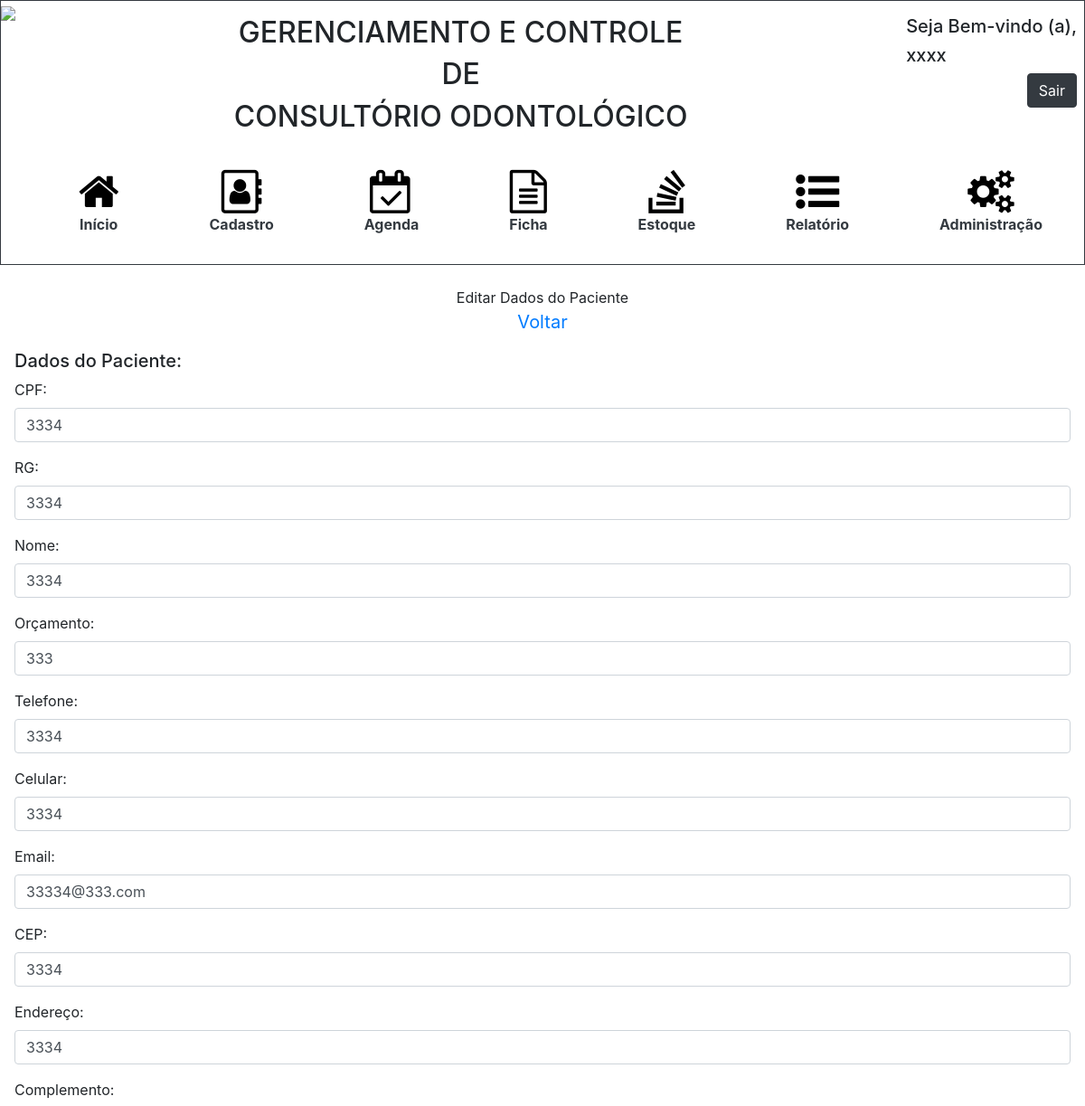
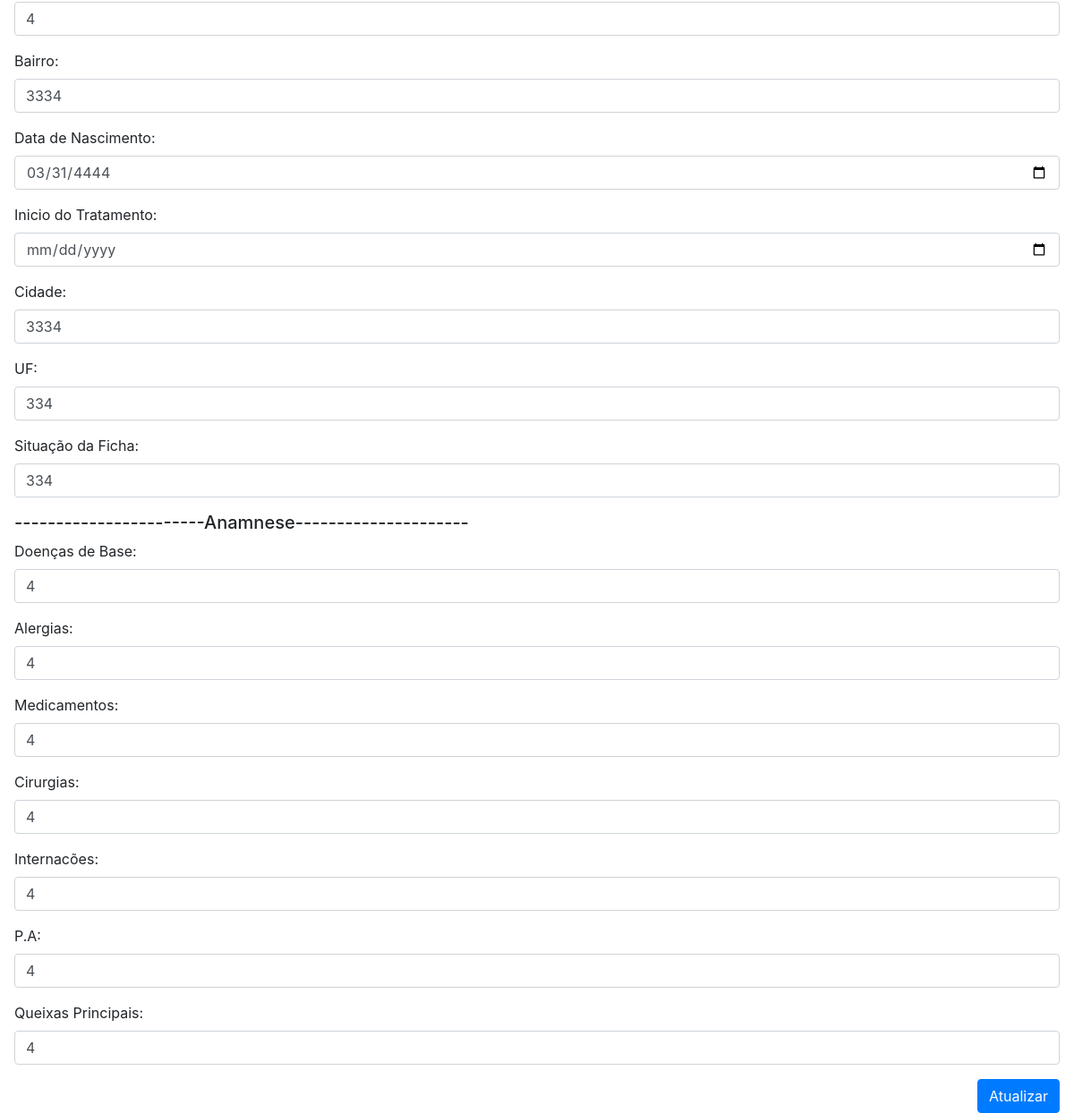
/editarCadastro.php?idPessoa=14, run on the app's committed database (2 pictures, top to bottom).
### tables this page shows
CREATE TABLE `pessoa`  (
  `id_pessoa` int(11) NOT NULL AUTO_INCREMENT,
  `cpf` varchar(15) NOT NULL,
  `rg` varchar(15) NOT NULL,
  `nome` varchar(100) NOT NULL,
  `orcamento` varchar(3) NULL DEFAULT NULL,
  `telefone` varchar(15) NULL DEFAULT NULL,
  `celular` varchar(15) NOT NULL,
  `email` varchar(50) NULL DEFAULT NULL,
  `cep` varchar(15) NOT NULL,
  `endereco` varchar(100) NOT NULL,
  `complemento` varchar(100) NULL DEFAULT NULL,
  `bairro` varchar(50) NOT NULL,
  `nascimento` date NOT NULL,
  `cidade` varchar(30) NOT NULL,
  `uf` varchar(5) NULL DEFAULT NULL,
  `situacaoficha` varchar(20) NULL DEFAULT NULL,
  `doencabase` varchar(255) NULL DEFAULT NULL,
  `alergia` varchar(255) NULL DEFAULT NULL,
  `medicamentos` varchar(255) NULL DEFAULT NULL,
  `cirurgia` varchar(255) NULL DEFAULT NULL,
  `internacoes` varchar(255) NULL DEFAULT NULL,
  `pa` varchar(255) NULL DEFAULT NULL,
  `queixaprinc` varchar(255) NULL DEFAULT NULL,
  PRIMARY KEY (`id_pessoa`) USING BTREE
);

### editarCadastro.php (the view, shortened to what this page needs)
<?php
    include 'conexao.php';
    $id = $_GET["idPessoa"];
?>
<!DOCTYPE html>
<html>
    <head>
        <link rel="stylesheet" href="https://stackpath.bootstrapcdn.com/bootstrap/4.3.1/css/bootstrap.min.css">
        <link rel="stylesheet" href="https://cdnjs.cloudflare.com/ajax/libs/font-awesome/4.7.0/css/font-awesome.min.css">
        <link rel="stylesheet" type="text/css" href="styleHome.css">
        <link rel="stylesheet" type="text/css" href="styleHeader.css">
    </head>
    <body>
        <?php include 'header.php'?>
        <div class = "container">
            <div class = "row justify-content-center">
            Editar Dados do Paciente
            </div>
            <div class = "text-center">
                <a href="cadastro.php" style = "font-size:20px;">Voltar</a>
            </div>
        </div>
                    <div class="modal-body">
                        <h5>Dados do Paciente:</h5>
                        <form class = "form-group mt-2" action="atualizaCadastro.php" method="post">
                            <?php
                                $sql = "SELECT * FROM pessoa WHERE id_pessoa = '$id'";
                                $buscar = mysqli_query($con, $sql);
                                while ($array = mysqli_fetch_array($buscar)){
                                $cpf = $array['cpf'];
                                $rg = $array['rg'];
                                $nome = $array['nome'];
                                $orcamento = $array['orcamento'];
                                $telefone = $array['telefone'];
                                $celular = $array['celular'];
                                $email = $array['email'];
                                $cep = $array['cep'];
                                $endereco = $array['endereco'];
                                $complemento = $array['complemento'];
                                $bairro = $array['bairro'];
                                $nascimento = $array['nascimento'];
                                $cidade = $array['cidade'];
                                $uf= $array['uf'];
                                $situacaoficha = $array['situacaoficha'];
                                $doencabase = $array['doencabase'];
                                $alergia = $array['alergia'];
                                $medicamentos = $array['medicamentos'];
                                $cirurgia = $array['cirurgia'];
                                $internacoes = $array['internacoes'];
                                $pa = $array['pa'];
                                $queixaprinc = $array['queixaprinc'];
                            ?>
                            <div class="form-group">
                                <label for="cpf">CPF:</label>
                                <input type="text" class="form-control" id="cpf" name = "cpf" value = "<?php echo $cpf?>">
                            </div>
                            <div class="form-group">
                                <label for="rg">RG:</label>
                                <input type="text" class="form-control" id="rg" name = "rg" value = "<?php echo $rg?>">
                            </div>
                            <div class="form-group">
                                <label for="nome">Nome:</label>
                                <input type="text" class="form-control" id="nome" name = "nome" value = "<?php echo $nome?>">
                            </div>
                            <div class="form-group">
                                <label for="orcamento">Orçamento:</label>
                                <input type="text" class="form-control" id="orcamento" name = "orcamento" value = "<?php echo $orcamento?>">
                            </div>
                            <div class="form-group">
                                <label for="telefone">Telefone:</label>
                                <input type="text" class="form-control" id="telefone" name = "telefone" value = "<?php echo $telefone?>">
                            </div>
                            <div class="form-group">
                                <label for="celular">Celular:</label>
                                <input type="text" class="form-control" id="celular" name = "celular" value = "<?php echo $celular?>">
                            </div>
                            <div class="form-group">
                                <label for="email">Email:</label>
                                <input type="email" class="form-control" id="email" name = "email" value = "<?php echo $email?>">
                            </div>
                            <div class="form-group">
                                <label for="cep">CEP:</label>
                                <input type="text" class="form-control" id="cep" name = "cep" value = "<?php echo $cep?>">
                            </div>
                            <div class="form-group">
                                <label for="endereco">Endereço:</label>
                                <input type="endereco" class="form-control" id="endereco" name = "endereco" value = "<?php echo $endereco?>">
                            </div>
                            <div class="form-group">
                                <label for="complemento">Complemento:</label>
                                <input type="text" class="form-control" id="complemento" name = "complemento" value = "<?php echo $complemento?>">
                            </div>
                            <div class="form-group">
                                <label for="bairro">Bairro:</label>
                                <input type="text" class="form-control" id="bairro" name = "bairro" value = "<?php echo $bairro?>">
                            </div>
                            <div class="form-group">
                                <label for="nascimento">Data de Nascimento:</label>
                                <input type="date" class="form-control" id="nascimento" name = "nascimento" value = "<?php echo $nascimento?>">
                            </div>
                            <div class="form-group">
                                <label for="inicio_tratamento">Inicio do Tratamento:</label>
                                <input type="date" class="form-control" id="inicio_tratamento" name = "inicio_tratamento" value = "<?php echo $inicio_tratamento?>">
                            </div>
                            <div class="form-group">
                                <label for="cidade">Cidade:</label>
                                <input type="text" class="form-control" id="cidade"name = "cidade" value = "<?php echo $cidade?>">
                            </div>
                            <div class="form-group">
                                <label for="uf">UF:</label>
                                <input type="text" class="form-control" id="uf" name = "uf" value = "<?php echo $uf?>">
                            </div>
                            <div class="form-group">
                                <label for="situacaoficha">Situação da Ficha:</label>
                                <input type="text" class="form-control" id="situacaoficha"name = "situacaoficha" value = "<?php echo $situacaoficha?>">
                            </div>
                            <div class = "mb-2">
                                <h5>-----------------------Anamnese---------------------</h5>
                            </div>
                            <div class="form-group">
                                <label for="data">Doenças de Base:</label>
                                <input type="text" class="form-control" id="doencabase" name = "doencabase" value = "<?php echo $doencabase ?>">
                            </div>
                            <div class="form-group">
                                <label for="alergia">Alergias:</label>
                                <input type="text" class="form-control" id="alergia" name = "alergia" value = "<?php echo $alergia?>">
                            </div>
                            <div class="form-group">
                                <label for="medicamentos">Medicamentos:</label>
                                <input type="text" class="form-control" id="medicamentos" name = "medicamentos" value = "<?php echo $medicamentos?>">
                            </div>
                            <div class="form-group">
                                <label for="cirurgia">Cirurgias:</label>
                                <input type="text" class="form-control" id="cirurgia" name = "cirurgia" value = "<?php echo $cirurgia?>">
                            </div>
                            <div class="form-group">
                                <label for="internacoes">Internacões:</label>
                                <input type="text" class="form-control" id="internacoes" name = "internacoes" value = "<?php echo $internacoes?>">
                            </div>
                            <div class="form-group">
                                <label for="pa">P.A:</label>
                                <input type="text" class="form-control" id="pa" name = "pa" value = "<?php echo $pa?>">
                            </div>
                            <div class="form-group">
                                <label for="queixaprinc">Queixas Principais:</label>
                                <input type="text" class="form-control" id="queixaprinc" name = "queixaprinc" value = "<?php echo $queixaprinc?>">
                            </div>
                            <input type="submit" class="btn btn-primary float-right" value = "Atualizar">
                        <?php };?>
                        </form>
    </body>
</html>

### data on the page
pessoa: cpf "3334", rg "3334", nome "3334", orcamento "333", telefone "3334", celular "3334", email "33334@333.com", cep "3334", endereco "3334", complemento "4", bairro "3334", nascimento "03/31/4444", cidade "3334", uf "334", situacaoficha "334", doencabase "4", alergia "4", medicamentos "4", cirurgia "4", internacoes "4", pa "4", queixaprinc "4"
